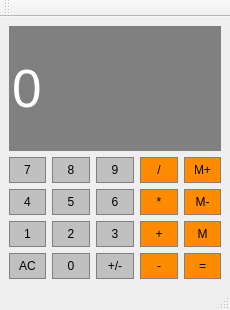
<?xml version="1.0" encoding="UTF-8"?>
<ui version="4.0">
 <class>Calculator</class>
 <widget class="QMainWindow" name="Calculator">
  <property name="geometry">
   <rect>
    <x>0</x>
    <y>0</y>
    <width>230</width>
    <height>310</height>
   </rect>
  </property>
  <property name="sizePolicy">
   <sizepolicy hsizetype="Preferred" vsizetype="Expanding">
    <horstretch>0</horstretch>
    <verstretch>0</verstretch>
   </sizepolicy>
  </property>
  <property name="windowTitle">
   <string>Calculator</string>
  </property>
  <widget class="QWidget" name="centralwidget">
   <layout class="QGridLayout" name="gridLayout">
    <item row="4" column="1">
     <widget class="QPushButton" name="Button0">
      <property name="sizePolicy">
       <sizepolicy hsizetype="Preferred" vsizetype="Preferred">
        <horstretch>0</horstretch>
        <verstretch>0</verstretch>
       </sizepolicy>
      </property>
      <property name="styleSheet">
       <string notr="true">QPushButton{
		background-color:#C0C0C0;
		border: 1px solid gray;
		padding:5px;
}
QPushButton:pressed{
		background-color:#A9A9A9;
		border: 1px solid gray;
		padding:5px;
}</string>
      </property>
      <property name="text">
       <string>0</string>
      </property>
     </widget>
    </item>
    <item row="1" column="4">
     <widget class="QPushButton" name="MemAdd">
      <property name="sizePolicy">
       <sizepolicy hsizetype="Preferred" vsizetype="Preferred">
        <horstretch>0</horstretch>
        <verstretch>0</verstretch>
       </sizepolicy>
      </property>
      <property name="styleSheet">
       <string notr="true">QPushButton{
		background-color:#FF8C00;
		border: 1px solid gray;
		padding:5px;
}
QPushButton:pressed{
		background-color:#A9A9A9;
		border: 1px solid gray;
		padding:5px;
}</string>
      </property>
      <property name="text">
       <string>M+</string>
      </property>
     </widget>
    </item>
    <item row="4" column="3">
     <widget class="QPushButton" name="Subtract">
      <property name="sizePolicy">
       <sizepolicy hsizetype="Preferred" vsizetype="Preferred">
        <horstretch>0</horstretch>
        <verstretch>0</verstretch>
       </sizepolicy>
      </property>
      <property name="styleSheet">
       <string notr="true">QPushButton{
		background-color:#FF8C00;
		border: 1px solid gray;
		padding:5px;
}
QPushButton:pressed{
		background-color:#A9A9A9;
		border: 1px solid gray;
		padding:5px;
}</string>
      </property>
      <property name="text">
       <string>-</string>
      </property>
     </widget>
    </item>
    <item row="2" column="2">
     <widget class="QPushButton" name="Button6">
      <property name="sizePolicy">
       <sizepolicy hsizetype="Preferred" vsizetype="Preferred">
        <horstretch>0</horstretch>
        <verstretch>0</verstretch>
       </sizepolicy>
      </property>
      <property name="styleSheet">
       <string notr="true">QPushButton{
		background-color:#C0C0C0;
		border: 1px solid gray;
		padding:5px;
}
QPushButton:pressed{
		background-color:#A9A9A9;
		border: 1px solid gray;
		padding:5px;
}</string>
      </property>
      <property name="text">
       <string>6</string>
      </property>
     </widget>
    </item>
    <item row="3" column="1">
     <widget class="QPushButton" name="Button2">
      <property name="sizePolicy">
       <sizepolicy hsizetype="Preferred" vsizetype="Preferred">
        <horstretch>0</horstretch>
        <verstretch>0</verstretch>
       </sizepolicy>
      </property>
      <property name="styleSheet">
       <string notr="true">QPushButton{
		background-color:#C0C0C0;
		border: 1px solid gray;
		padding:5px;
}
QPushButton:pressed{
		background-color:#A9A9A9;
		border: 1px solid gray;
		padding:5px;
}</string>
      </property>
      <property name="text">
       <string>2</string>
      </property>
     </widget>
    </item>
    <item row="3" column="3">
     <widget class="QPushButton" name="Add">
      <property name="sizePolicy">
       <sizepolicy hsizetype="Preferred" vsizetype="Preferred">
        <horstretch>0</horstretch>
        <verstretch>0</verstretch>
       </sizepolicy>
      </property>
      <property name="styleSheet">
       <string notr="true">QPushButton{
		background-color:#FF8C00;
		border: 1px solid gray;
		padding:5px;
}
QPushButton:pressed{
		background-color:#A9A9A9;
		border: 1px solid gray;
		padding:5px;
}</string>
      </property>
      <property name="text">
       <string>+</string>
      </property>
     </widget>
    </item>
    <item row="3" column="0">
     <widget class="QPushButton" name="Button1">
      <property name="sizePolicy">
       <sizepolicy hsizetype="Preferred" vsizetype="Preferred">
        <horstretch>0</horstretch>
        <verstretch>0</verstretch>
       </sizepolicy>
      </property>
      <property name="styleSheet">
       <string notr="true">QPushButton{
		background-color:#C0C0C0;
		border: 1px solid gray;
		padding:5px;
}
QPushButton:pressed{
		background-color:#A9A9A9;
		border: 1px solid gray;
		padding:5px;
}</string>
      </property>
      <property name="text">
       <string>1</string>
      </property>
     </widget>
    </item>
    <item row="1" column="3">
     <widget class="QPushButton" name="Divide">
      <property name="sizePolicy">
       <sizepolicy hsizetype="Preferred" vsizetype="Preferred">
        <horstretch>0</horstretch>
        <verstretch>0</verstretch>
       </sizepolicy>
      </property>
      <property name="styleSheet">
       <string notr="true">QPushButton{
		background-color:#FF8C00;
		border: 1px solid gray;
		padding:5px;
}
QPushButton:pressed{
		background-color:#A9A9A9;
		border: 1px solid gray;
		padding:5px;
}</string>
      </property>
      <property name="text">
       <string>/</string>
      </property>
     </widget>
    </item>
    <item row="1" column="2">
     <widget class="QPushButton" name="Button9">
      <property name="sizePolicy">
       <sizepolicy hsizetype="Preferred" vsizetype="Preferred">
        <horstretch>0</horstretch>
        <verstretch>0</verstretch>
       </sizepolicy>
      </property>
      <property name="styleSheet">
       <string notr="true">QPushButton{
		background-color:#C0C0C0;
		border: 1px solid gray;
		padding:5px;
}
QPushButton:pressed{
		background-color:#A9A9A9;
		border: 1px solid gray;
		padding:5px;
}</string>
      </property>
      <property name="text">
       <string>9</string>
      </property>
     </widget>
    </item>
    <item row="3" column="4">
     <widget class="QPushButton" name="MemGet">
      <property name="sizePolicy">
       <sizepolicy hsizetype="Preferred" vsizetype="Preferred">
        <horstretch>0</horstretch>
        <verstretch>0</verstretch>
       </sizepolicy>
      </property>
      <property name="styleSheet">
       <string notr="true">QPushButton{
		background-color:#FF8C00;
		border: 1px solid gray;
		padding:5px;
}
QPushButton:pressed{
		background-color:#A9A9A9;
		border: 1px solid gray;
		padding:5px;
}</string>
      </property>
      <property name="text">
       <string>M</string>
      </property>
     </widget>
    </item>
    <item row="4" column="0">
     <widget class="QPushButton" name="Clear">
      <property name="sizePolicy">
       <sizepolicy hsizetype="Preferred" vsizetype="Preferred">
        <horstretch>0</horstretch>
        <verstretch>0</verstretch>
       </sizepolicy>
      </property>
      <property name="styleSheet">
       <string notr="true">QPushButton{
		background-color:#C0C0C0;
		border: 1px solid gray;
		padding:5px;
}
QPushButton:pressed{
		background-color:#A9A9A9;
		border: 1px solid gray;
		padding:5px;
}</string>
      </property>
      <property name="text">
       <string>AC</string>
      </property>
     </widget>
    </item>
    <item row="4" column="2">
     <widget class="QPushButton" name="ChangeSign">
      <property name="sizePolicy">
       <sizepolicy hsizetype="Preferred" vsizetype="Preferred">
        <horstretch>0</horstretch>
        <verstretch>0</verstretch>
       </sizepolicy>
      </property>
      <property name="styleSheet">
       <string notr="true">QPushButton{
		background-color:#C0C0C0;
		border: 1px solid gray;
		padding:5px;
}
QPushButton:pressed{
		background-color:#A9A9A9;
		border: 1px solid gray;
		padding:5px;
}</string>
      </property>
      <property name="text">
       <string>+/-</string>
      </property>
     </widget>
    </item>
    <item row="2" column="4">
     <widget class="QPushButton" name="MemClear">
      <property name="sizePolicy">
       <sizepolicy hsizetype="Preferred" vsizetype="Preferred">
        <horstretch>0</horstretch>
        <verstretch>0</verstretch>
       </sizepolicy>
      </property>
      <property name="styleSheet">
       <string notr="true">QPushButton{
		background-color:#FF8C00;
		border: 1px solid gray;
		padding:5px;
}
QPushButton:pressed{
		background-color:#A9A9A9;
		border: 1px solid gray;
		padding:5px;
}</string>
      </property>
      <property name="text">
       <string>M-</string>
      </property>
     </widget>
    </item>
    <item row="1" column="1">
     <widget class="QPushButton" name="Button8">
      <property name="sizePolicy">
       <sizepolicy hsizetype="Preferred" vsizetype="Preferred">
        <horstretch>0</horstretch>
        <verstretch>0</verstretch>
       </sizepolicy>
      </property>
      <property name="styleSheet">
       <string notr="true">QPushButton{
		background-color:#C0C0C0;
		border: 1px solid gray;
		padding:5px;
}
QPushButton:pressed{
		background-color:#A9A9A9;
		border: 1px solid gray;
		padding:5px;
}</string>
      </property>
      <property name="text">
       <string>8</string>
      </property>
     </widget>
    </item>
    <item row="2" column="3">
     <widget class="QPushButton" name="Multiply">
      <property name="sizePolicy">
       <sizepolicy hsizetype="Preferred" vsizetype="Preferred">
        <horstretch>0</horstretch>
        <verstretch>0</verstretch>
       </sizepolicy>
      </property>
      <property name="styleSheet">
       <string notr="true">QPushButton{
		background-color:#FF8C00;
		border: 1px solid gray;
		padding:5px;
}
QPushButton:pressed{
		background-color:#A9A9A9;
		border: 1px solid gray;
		padding:5px;
}</string>
      </property>
      <property name="text">
       <string>*</string>
      </property>
     </widget>
    </item>
    <item row="1" column="0">
     <widget class="QPushButton" name="Button7">
      <property name="sizePolicy">
       <sizepolicy hsizetype="Preferred" vsizetype="Preferred">
        <horstretch>0</horstretch>
        <verstretch>0</verstretch>
       </sizepolicy>
      </property>
      <property name="styleSheet">
       <string notr="true">QPushButton{
		background-color:#C0C0C0;
		border: 1px solid gray;
		padding:5px;
}
QPushButton:pressed{
		background-color:#A9A9A9;
		border: 1px solid gray;
		padding:5px;
}</string>
      </property>
      <property name="text">
       <string>7</string>
      </property>
     </widget>
    </item>
    <item row="2" column="0">
     <widget class="QPushButton" name="Button4">
      <property name="sizePolicy">
       <sizepolicy hsizetype="Preferred" vsizetype="Preferred">
        <horstretch>0</horstretch>
        <verstretch>0</verstretch>
       </sizepolicy>
      </property>
      <property name="styleSheet">
       <string notr="true">QPushButton{
		background-color:#C0C0C0;
		border: 1px solid gray;
		padding:5px;
}
QPushButton:pressed{
		background-color:#A9A9A9;
		border: 1px solid gray;
		padding:5px;
}</string>
      </property>
      <property name="text">
       <string>4</string>
      </property>
     </widget>
    </item>
    <item row="2" column="1">
     <widget class="QPushButton" name="Button5">
      <property name="sizePolicy">
       <sizepolicy hsizetype="Preferred" vsizetype="Preferred">
        <horstretch>0</horstretch>
        <verstretch>0</verstretch>
       </sizepolicy>
      </property>
      <property name="styleSheet">
       <string notr="true">QPushButton{
		background-color:#C0C0C0;
		border: 1px solid gray;
		padding:5px;
}
QPushButton:pressed{
		background-color:#A9A9A9;
		border: 1px solid gray;
		padding:5px;
}</string>
      </property>
      <property name="text">
       <string>5</string>
      </property>
     </widget>
    </item>
    <item row="3" column="2">
     <widget class="QPushButton" name="Button3">
      <property name="sizePolicy">
       <sizepolicy hsizetype="Preferred" vsizetype="Preferred">
        <horstretch>0</horstretch>
        <verstretch>0</verstretch>
       </sizepolicy>
      </property>
      <property name="styleSheet">
       <string notr="true">QPushButton{
		background-color:#C0C0C0;
		border: 1px solid gray;
		padding:5px;
}
QPushButton:pressed{
		background-color:#A9A9A9;
		border: 1px solid gray;
		padding:5px;
}</string>
      </property>
      <property name="text">
       <string>3</string>
      </property>
     </widget>
    </item>
    <item row="4" column="4">
     <widget class="QPushButton" name="Equals">
      <property name="sizePolicy">
       <sizepolicy hsizetype="Preferred" vsizetype="Preferred">
        <horstretch>0</horstretch>
        <verstretch>0</verstretch>
       </sizepolicy>
      </property>
      <property name="styleSheet">
       <string notr="true">QPushButton{
		background-color:#FF8C00;
		border: 1px solid gray;
		padding:5px;
}
QPushButton:pressed{
		background-color:#A9A9A9;
		border: 1px solid gray;
		padding:5px;
}</string>
      </property>
      <property name="text">
       <string>=</string>
      </property>
     </widget>
    </item>
    <item row="0" column="0" colspan="5">
     <widget class="QLineEdit" name="Display">
      <property name="sizePolicy">
       <sizepolicy hsizetype="Preferred" vsizetype="Expanding">
        <horstretch>0</horstretch>
        <verstretch>0</verstretch>
       </sizepolicy>
      </property>
      <property name="font">
       <font>
        <pointsize>40</pointsize>
       </font>
      </property>
      <property name="styleSheet">
       <string notr="true">QLineEdit{
		background-color:gray;
		border: 1px solid gray;
		color:#ffffff;
}</string>
      </property>
      <property name="text">
       <string>0</string>
      </property>
     </widget>
    </item>
   </layout>
  </widget>
  <widget class="QMenuBar" name="menubar">
   <property name="geometry">
    <rect>
     <x>0</x>
     <y>0</y>
     <width>230</width>
     <height>22</height>
    </rect>
   </property>
  </widget>
  <widget class="QStatusBar" name="statusbar"/>
  <widget class="QToolBar" name="toolBar">
   <property name="windowTitle">
    <string>toolBar</string>
   </property>
   <attribute name="toolBarArea">
    <enum>TopToolBarArea</enum>
   </attribute>
   <attribute name="toolBarBreak">
    <bool>false</bool>
   </attribute>
  </widget>
 </widget>
 <resources/>
 <connections/>
</ui>
